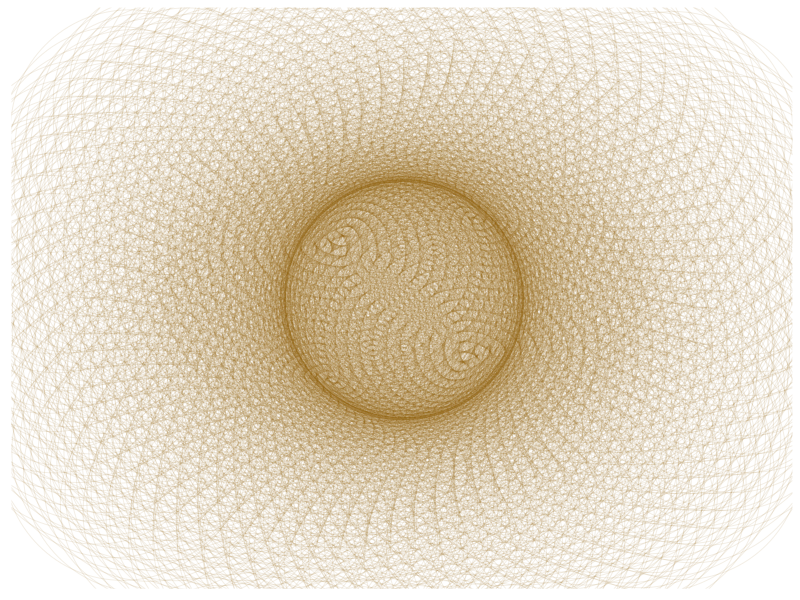

This chart was generated by the following R code: (Note: this script raises an error after producing the figure.)
library(ggplot2)

# Set the values of angle and points
angle <- 13*pi/180
points <- 2000

#create the formula
t <- (1:points)*angle
x <- sin(t)
y <- cos(t)
df <- data.frame(t, x, y)

# create the  flower
flower_plot <- ggplot(df, aes(x*t, y*t))
flower_plot + geom_point(size=80, alpha=0.1, shape = 1, color= "orange4")+ 
              theme(legend.position="none",
                panel.background = element_rect(fill="white"),
                panel.grid=element_blank(),
                axis.ticks=element_blank(),
                axis.title=element_blank(),
                axis.text=element_blank())+
              ggsave("Phyllotaxis.png",width = 18, height = 18, units = "cm")
